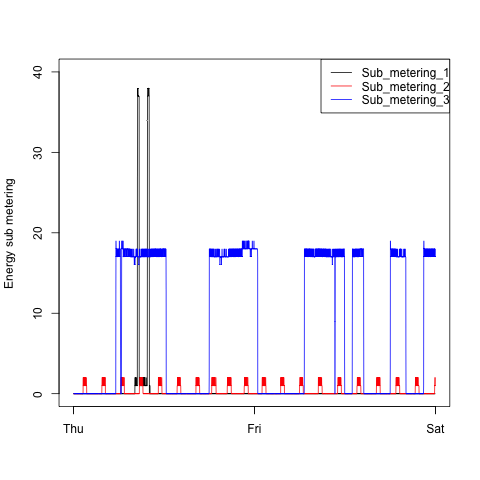

The R source for this figure:
# Read data (shared among all plots)
source("read_data.R")

# Create specific plot
source("plot3_main.R")

# Output to correct format
dev.copy(png, height=480, width=480, filename="plot3.png")
dev.off()
